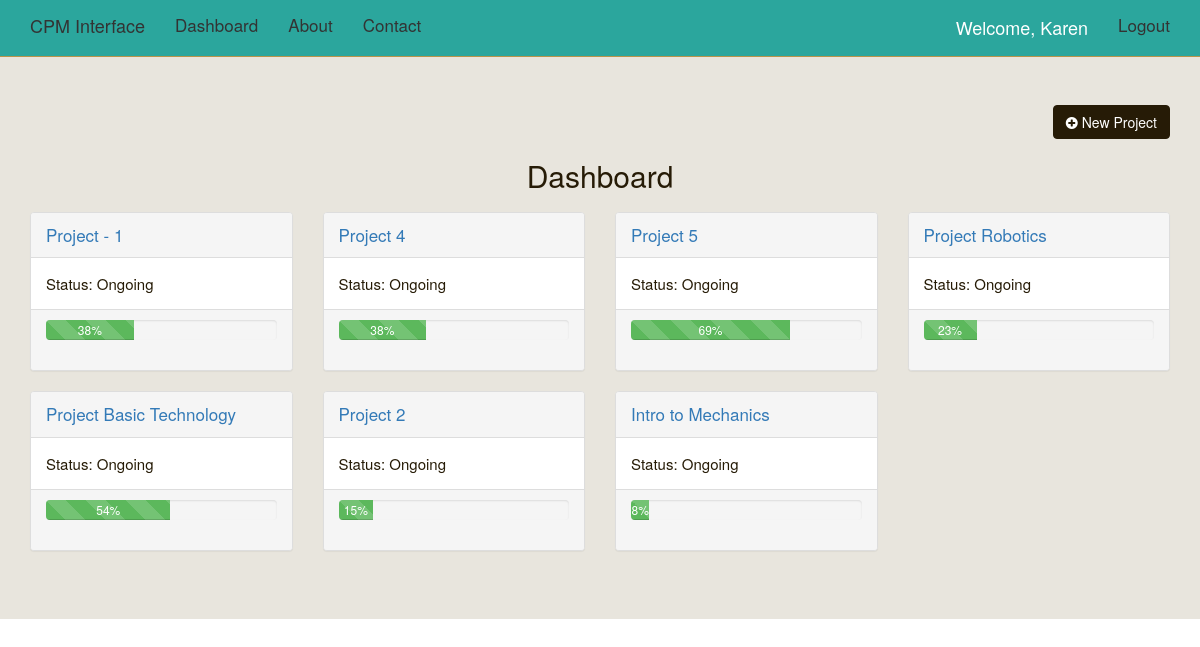
Page /profile/ (signed in) on the committed database.
### cpm/models.py (models this page shows, shortened)
class Project(models.Model):
	name = models.CharField(max_length=50, blank=False, null=False, unique=True)
	status = models.CharField(max_length=15,blank = False,null=False)
	completion = models.IntegerField(blank=False, null=False,validators=[MaxValueValidator(100), MinValueValidator(1)])
	start_date = models.DateTimeField()
	end_date = models.DateTimeField()

### cpm/views.py (the view)
# urls.py: url(r'^profile/$', cpm.views.profile, name='profile'),
def profile(request):
    project_data = Project.objects.all()
    context={
            "form":project_data
        }
    return render(request, "profile.html",context)

### templates/profile.html (shortened to what this page needs)
{% extends "base.html" %}
{% load staticfiles %}
{% block jumbotron %}
<div class="jumbotron">
<div class="container">
<a type = "button "class="btn btn-default pull-right"href="{% url 'addproject' %}"> <i class= "fa fa-plus-circle"></i> New Project</a>
<div class="row">
<div class='col-sm-12'>
<h2 class="text-align-center">Dashboard</h2>	<div class='row'>
	{%for project in form %}
		<div class='col-md-3'>
		<div class="panel panel-default">
	    <div class="panel-heading"><a href="{% url 'projectoverview' name=project.name%}" >{{project.name}}</a></div>
	    <div class="panel-body" style='font-size:15px;'>Status: {{project.status}}</div>
	    <div class="panel-footer">
	  <div class="progress">
			  <div class="progress-bar progress-bar-success progress-bar-striped active" role="progressbar"
			  aria-valuenow="40" aria-valuemin="0" aria-valuemax="100" style="width:{{project.completion}}%">
			    {{project.completion}}%
			  </div>
		</div>
		</div>
  </div>
	</div>
	{% endfor %}
</div>
</div>
</div>
</div>
{% endblock %}

### templates/nav_bar.html (shortened to what this page needs)
{% load staticfiles %}
<nav class="navbar navbar-default navbar-static-top">
      <div class="container">
        <div class="navbar-header">
          <a class="navbar-brand" href="{% url 'home' %}">CPM Interface</a>
        </div>
        <div id="navbar" class="navbar-collapse collapse">
          <ul class="nav navbar-nav">
            {% if not request.user.is_authenticated %}
            <li><a href="{% url 'home' %}">Home</a></li>
            <li><a href="{% url 'about' %}">About</a></li>
            <li><a href="{% url 'contact' %}">Contact</a></li>
            {% else %}
            <li><a href="{% url 'profile' %}">Dashboard</a></li>
            <li><a href="{% url 'about' %}">About</a></li>
            <li><a href="{% url 'contact' %}">Contact</a></li>
            {% endif %}
          </ul>
          <ul class="nav navbar-nav navbar-right">
          {% if request.user.is_authenticated %}
            <p class="navbar-text">Welcome, {{request.user}}</p>
            <li><a href="{% url 'auth_logout'%}">Logout</a></li>
            {% else %}
            <li><a href="{% url 'registration_register'%}">Register</a></li>
            {% endif %}
          </ul>
        </div>
      </div>
    </nav>

### static_in_pro/our_static/css/navbar-static-top.css (style rules this page uses)
body { min-height: 2000px; }
.navbar-static-top { margin-bottom: 0px !important; background-color: rgba(22, 158, 148, 0.91); border-color: #b9944a; }
.navbar-default .navbar-brand { color:#333; }
.navbar-default .navbar-nav>li>a { color:#333; }

### static_in_pro/our_static/css/custom-css.css (style rules this page uses)
.text-align-center { text-align:center; }

### rows in the picture
Project: name "Project - 1", status "Ongoing", completion "38"
Project: name "Project 4", status "Ongoing", completion "38"
Project: name "Project 5", status "Ongoing", completion "69"
Project: name "Project Robotics", status "Ongoing", completion "23"
Project: name "Project Basic Technology", status "Ongoing", completion "54"
Project: name "Project 2", status "Ongoing", completion "15"
Project: name "Intro to Mechanics", status "Ongoing", completion "8"

### other values in the picture
{{ request.user }} "Karen"
